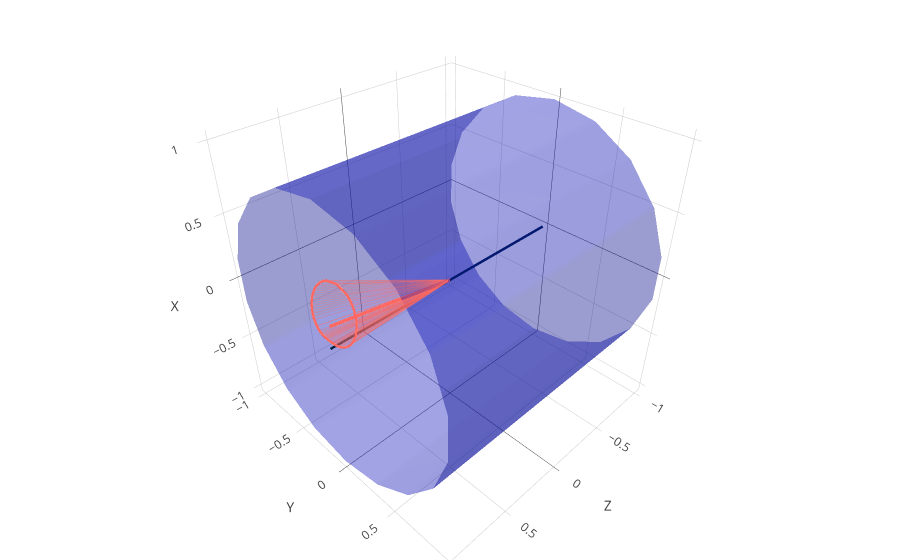

Notebook code for this chart:
### Markdown cell above
Show a particular choice of $\phi$, $\eta$, and $\Delta R$, which renders in the nbviewer.

### Code cell
show_jet(0, 2.5, 1.0)

### Figure 1 — Plotly figure (JSON) as saved in the notebook; plotly's stock layout.template omitted (floating-point values rounded to 4 significant figures)
{"data": [{"line": {"color": "rgb(0,33,71)", "width": 5}, "mode": "lines", "showlegend": false, "type": "scatter3d", "x": [-1, 1], "y": [0, 0], "z": [0, 0]}, {"opacity": 0.4, "showscale": false, "surfacecolor": [1, 1], "type": "surface", "x": [[-1, -1, -1, -1, -1, -1, -1, -1, -1, -1], [1, 1, 1, 1, 1, 1, 1, 1, 1, 1]], "y": [[0, 0.342, 0.6428, 0.866, 0.9848, 0.9848, 0.866, 0.6428, 0.342, 0], [0, 0.342, 0.6428, 0.866, 0.9848, 0.9848, 0.866, 0.6428, 0.342, 0]], "z": [[-1, -0.9397, -0.766, -0.5, -0.1736, 0.1736, 0.5, 0.766, 0.9397, 1], [-1, -0.9397, -0.766, -0.5, -0.1736, 0.1736, 0.5, 0.766, 0.9397, 1]]}, {"opacity": 0.4, "showscale": false, "surfacecolor": [1, 1], "type": "surface", "x": [[-1, -1, -1, -1, -1, -1, -1, -1, -1, -1], [1, 1, 1, 1, 1, 1, 1, 1, 1, 1]], "y": [[0, -0.342, -0.6428, -0.866, -0.9848, -0.9848, -0.866, -0.6428, -0.342, 0], [0, -0.342, -0.6428, -0.866, -0.9848, -0.9848, -0.866, -0.6428, -0.342, 0]], "z": [[-1, -0.9397, -0.766, -0.5, -0.1736, 0.1736, 0.5, 0.766, 0.9397, 1], [-1, -0.9397, -0.766, -0.5, -0.1736, 0.1736, 0.5, 0.766, 0.9397, 1]]}, {"line": {"color": "rgb(255, 105, 97)", "width": 7}, "mode": "lines", "showlegend": false, "type": "scatter3d", "x": [0, 0.9866], "y": [0, 0], "z": [0, 0.1631]}, {"line": {"color": "rgb(255, 105, 97)", "width": 5}, "mode": "lines", "showlegend": false, "type": "scatter3d", "x": [0.9982, 0.9981, 0.998, 0.9979, 0.9977, 0.9976, 0.9974, 0.9973, 0.9971, 0.9968, 0.9966, 0.9963, 0.996, 0.9956, 0.9952, 0.9946, 0.9939, 0.993, 0.9915, 0.9866, 0.9866, 0.9789, 0.9745, 0.9706, 0.9668, 0.9631, 0.9594, 0.9556, 0.9519, 0.948, 0.9441, 0.9401, 0.9361, 0.9319, 0.9277, 0.9234, 0.919, 0.9145, 0.9099, 0.9051, 0.9051, 0.9099, 0.9145, 0.919, 0.9234, 0.9277, 0.9319, 0.9361, 0.9401, 0.9441, 0.948, 0.9519, 0.9556, 0.9594, 0.9631, 0.9668, 0.9706, 0.9745, 0.9789, 0.9866, 0.9866, 0.9915, 0.993, 0.9939, 0.9946, 0.9952, 0.9956, 0.996, 0.9963, 0.9966, 0.9968, 0.9971, 0.9973, 0.9974, 0.9976, 0.9977, 0.9979, 0.998, 0.9981, 0.9982], "y": [0, 0.01409, 0.0203, 0.02535, 0.02987, 0.03411, 0.0382, 0.04224, 0.04629, 0.0504, 0.05464, 0.05906, 0.06373, 0.06874, 0.07421, 0.08032, 0.08736, 0.09592, 0.1074, 0.1372, 0.1372, 0.1689, 0.1818, 0.1911, 0.1983, 0.2037, 0.2076, 0.2102, 0.2114, 0.2112, 0.2094, 0.206, 0.2007, 0.1932, 0.1832, 0.17, 0.1526, 0.129, 0.09436, 0, 0, -0.09436, -0.129, -0.1526, -0.17, -0.1832, -0.1932, -0.2007, -0.206, -0.2094, -0.2112, -0.2114, -0.2102, -0.2076, -0.2037, -0.1983, -0.1911, -0.1818, -0.1689, -0.1372, -0.1372, -0.1074, -0.09592, -0.08736, -0.08032, -0.07421, -0.06874, -0.06373, -0.05906, -0.05464, -0.0504, -0.04629, -0.04224, -0.0382, -0.03411, -0.02987, -0.02535, -0.0203, -0.01409, 0], "z": [0.06034, 0.06034, 0.06036, 0.0604, 0.06046, 0.06055, 0.06067, 0.06083, 0.06103, 0.06129, 0.06161, 0.06202, 0.06255, 0.06322, 0.06409, 0.06525, 0.06685, 0.06919, 0.07311, 0.08811, 0.08811, 0.1149, 0.1312, 0.1463, 0.1611, 0.1759, 0.191, 0.2063, 0.222, 0.2381, 0.2546, 0.2716, 0.289, 0.3069, 0.3253, 0.3442, 0.3636, 0.3836, 0.4041, 0.4251, 0.4251, 0.4041, 0.3836, 0.3636, 0.3442, 0.3253, 0.3069, 0.289, 0.2716, 0.2546, 0.2381, 0.222, 0.2063, 0.191, 0.1759, 0.1611, 0.1463, 0.1312, 0.1149, 0.08811, 0.08811, 0.07311, 0.06919, 0.06685, 0.06525, 0.06409, 0.06322, 0.06255, 0.06202, 0.06161, 0.06129, 0.06103, 0.06083, 0.06067, 0.06055, 0.06046, 0.0604, 0.06036, 0.06034, 0.06034]}, {"line": {"color": "rgb(255, 105, 97)"}, "mode": "lines", "opacity": 0.3, "showlegend": false, "type": "scatter3d", "x": [0, 0.9982], "y": [0, 0], "z": [0, 0.06034]}, {"line": {"color": "rgb(255, 105, 97)"}, "mode": "lines", "opacity": 0.3, "showlegend": false, "type": "scatter3d", "x": [0, 0.9981], "y": [0, 0.01409], "z": [0, 0.06034]}, {"line": {"color": "rgb(255, 105, 97)"}, "mode": "lines", "opacity": 0.3, "showlegend": false, "type": "scatter3d", "x": [0, 0.998], "y": [0, 0.0203], "z": [0, 0.06036]}, {"line": {"color": "rgb(255, 105, 97)"}, "mode": "lines", "opacity": 0.3, "showlegend": false, "type": "scatter3d", "x": [0, 0.9979], "y": [0, 0.02535], "z": [0, 0.0604]}, {"line": {"color": "rgb(255, 105, 97)"}, "mode": "lines", "opacity": 0.3, "showlegend": false, "type": "scatter3d", "x": [0, 0.9977], "y": [0, 0.02987], "z": [0, 0.06046]}, {"line": {"color": "rgb(255, 105, 97)"}, "mode": "lines", "opacity": 0.3, "showlegend": false, "type": "scatter3d", "x": [0, 0.9976], "y": [0, 0.03411], "z": [0, 0.06055]}, {"line": {"color": "rgb(255, 105, 97)"}, "mode": "lines", "opacity": 0.3, "showlegend": false, "type": "scatter3d", "x": [0, 0.9974], "y": [0, 0.0382], "z": [0, 0.06067]}, {"line": {"color": "rgb(255, 105, 97)"}, "mode": "lines", "opacity": 0.3, "showlegend": false, "type": "scatter3d", "x": [0, 0.9973], "y": [0, 0.04224], "z": [0, 0.06083]}, {"line": {"color": "rgb(255, 105, 97)"}, "mode": "lines", "opacity": 0.3, "showlegend": false, "type": "scatter3d", "x": [0, 0.9971], "y": [0, 0.04629], "z": [0, 0.06103]}, {"line": {"color": "rgb(255, 105, 97)"}, "mode": "lines", "opacity": 0.3, "showlegend": false, "type": "scatter3d", "x": [0, 0.9968], "y": [0, 0.0504], "z": [0, 0.06129]}, {"line": {"color": "rgb(255, 105, 97)"}, "mode": "lines", "opacity": 0.3, "showlegend": false, "type": "scatter3d", "x": [0, 0.9966], "y": [0, 0.05464], "z": [0, 0.06161]}, {"line": {"color": "rgb(255, 105, 97)"}, "mode": "lines", "opacity": 0.3, "showlegend": false, "type": "scatter3d", "x": [0, 0.9963], "y": [0, 0.05906], "z": [0, 0.06202]}, {"line": {"color": "rgb(255, 105, 97)"}, "mode": "lines", "opacity": 0.3, "showlegend": false, "type": "scatter3d", "x": [0, 0.996], "y": [0, 0.06373], "z": [0, 0.06255]}, {"line": {"color": "rgb(255, 105, 97)"}, "mode": "lines", "opacity": 0.3, "showlegend": false, "type": "scatter3d", "x": [0, 0.9956], "y": [0, 0.06874], "z": [0, 0.06322]}, {"line": {"color": "rgb(255, 105, 97)"}, "mode": "lines", "opacity": 0.3, "showlegend": false, "type": "scatter3d", "x": [0, 0.9952], "y": [0, 0.07421], "z": [0, 0.06409]}, {"line": {"color": "rgb(255, 105, 97)"}, "mode": "lines", "opacity": 0.3, "showlegend": false, "type": "scatter3d", "x": [0, 0.9946], "y": [0, 0.08032], "z": [0, 0.06525]}, {"line": {"color": "rgb(255, 105, 97)"}, "mode": "lines", "opacity": 0.3, "showlegend": false, "type": "scatter3d", "x": [0, 0.9939], "y": [0, 0.08736], "z": [0, 0.06685]}, {"line": {"color": "rgb(255, 105, 97)"}, "mode": "lines", "opacity": 0.3, "showlegend": false, "type": "scatter3d", "x": [0, 0.993], "y": [0, 0.09592], "z": [0, 0.06919]}, {"line": {"color": "rgb(255, 105, 97)"}, "mode": "lines", "opacity": 0.3, "showlegend": false, "type": "scatter3d", "x": [0, 0.9915], "y": [0, 0.1074], "z": [0, 0.07311]}, {"line": {"color": "rgb(255, 105, 97)"}, "mode": "lines", "opacity": 0.3, "showlegend": false, "type": "scatter3d", "x": [0, 0.9866], "y": [0, 0.1372], "z": [0, 0.08811]}, {"line": {"color": "rgb(255, 105, 97)"}, "mode": "lines", "opacity": 0.3, "showlegend": false, "type": "scatter3d", "x": [0, 0.9866], "y": [0, 0.1372], "z": [0, 0.08811]}, {"line": {"color": "rgb(255, 105, 97)"}, "mode": "lines", "opacity": 0.3, "showlegend": false, "type": "scatter3d", "x": [0, 0.9789], "y": [0, 0.1689], "z": [0, 0.1149]}, {"line": {"color": "rgb(255, 105, 97)"}, "mode": "lines", "opacity": 0.3, "showlegend": false, "type": "scatter3d", "x": [0, 0.9745], "y": [0, 0.1818], "z": [0, 0.1312]}, {"line": {"color": "rgb(255, 105, 97)"}, "mode": "lines", "opacity": 0.3, "showlegend": false, "type": "scatter3d", "x": [0, 0.9706], "y": [0, 0.1911], "z": [0, 0.1463]}, {"line": {"color": "rgb(255, 105, 97)"}, "mode": "lines", "opacity": 0.3, "showlegend": false, "type": "scatter3d", "x": [0, 0.9668], "y": [0, 0.1983], "z": [0, 0.1611]}, {"line": {"color": "rgb(255, 105, 97)"}, "mode": "lines", "opacity": 0.3, "showlegend": false, "type": "scatter3d", "x": [0, 0.9631], "y": [0, 0.2037], "z": [0, 0.1759]}, {"line": {"color": "rgb(255, 105, 97)"}, "mode": "lines", "opacity": 0.3, "showlegend": false, "type": "scatter3d", "x": [0, 0.9594], "y": [0, 0.2076], "z": [0, 0.191]}, {"line": {"color": "rgb(255, 105, 97)"}, "mode": "lines", "opacity": 0.3, "showlegend": false, "type": "scatter3d", "x": [0, 0.9556], "y": [0, 0.2102], "z": [0, 0.2063]}, {"line": {"color": "rgb(255, 105, 97)"}, "mode": "lines", "opacity": 0.3, "showlegend": false, "type": "scatter3d", "x": [0, 0.9519], "y": [0, 0.2114], "z": [0, 0.222]}, {"line": {"color": "rgb(255, 105, 97)"}, "mode": "lines", "opacity": 0.3, "showlegend": false, "type": "scatter3d", "x": [0, 0.948], "y": [0, 0.2112], "z": [0, 0.2381]}, {"line": {"color": "rgb(255, 105, 97)"}, "mode": "lines", "opacity": 0.3, "showlegend": false, "type": "scatter3d", "x": [0, 0.9441], "y": [0, 0.2094], "z": [0, 0.2546]}, {"line": {"color": "rgb(255, 105, 97)"}, "mode": "lines", "opacity": 0.3, "showlegend": false, "type": "scatter3d", "x": [0, 0.9401], "y": [0, 0.206], "z": [0, 0.2716]}, {"line": {"color": "rgb(255, 105, 97)"}, "mode": "lines", "opacity": 0.3, "showlegend": false, "type": "scatter3d", "x": [0, 0.9361], "y": [0, 0.2007], "z": [0, 0.289]}, {"line": {"color": "rgb(255, 105, 97)"}, "mode": "lines", "opacity": 0.3, "showlegend": false, "type": "scatter3d", "x": [0, 0.9319], "y": [0, 0.1932], "z": [0, 0.3069]}, {"line": {"color": "rgb(255, 105, 97)"}, "mode": "lines", "opacity": 0.3, "showlegend": false, "type": "scatter3d", "x": [0, 0.9277], "y": [0, 0.1832], "z": [0, 0.3253]}, {"line": {"color": "rgb(255, 105, 97)"}, "mode": "lines", "opacity": 0.3, "showlegend": false, "type": "scatter3d", "x": [0, 0.9234], "y": [0, 0.17], "z": [0, 0.3442]}, {"line": {"color": "rgb(255, 105, 97)"}, "mode": "lines", "opacity": 0.3, "showlegend": false, "type": "scatter3d", "x": [0, 0.919], "y": [0, 0.1526], "z": [0, 0.3636]}, {"line": {"color": "rgb(255, 105, 97)"}, "mode": "lines", "opacity": 0.3, "showlegend": false, "type": "scatter3d", "x": [0, 0.9145], "y": [0, 0.129], "z": [0, 0.3836]}, {"line": {"color": "rgb(255, 105, 97)"}, "mode": "lines", "opacity": 0.3, "showlegend": false, "type": "scatter3d", "x": [0, 0.9099], "y": [0, 0.09436], "z": [0, 0.4041]}, {"line": {"color": "rgb(255, 105, 97)"}, "mode": "lines", "opacity": 0.3, "showlegend": false, "type": "scatter3d", "x": [0, 0.9051], "y": [0, 0], "z": [0, 0.4251]}, {"line": {"color": "rgb(255, 105, 97)"}, "mode": "lines", "opacity": 0.3, "showlegend": false, "type": "scatter3d", "x": [0, 0.9051], "y": [0, 0], "z": [0, 0.4251]}, {"line": {"color": "rgb(255, 105, 97)"}, "mode": "lines", "opacity": 0.3, "showlegend": false, "type": "scatter3d", "x": [0, 0.9099], "y": [0, -0.09436], "z": [0, 0.4041]}, {"line": {"color": "rgb(255, 105, 97)"}, "mode": "lines", "opacity": 0.3, "showlegend": false, "type": "scatter3d", "x": [0, 0.9145], "y": [0, -0.129], "z": [0, 0.3836]}, {"line": {"color": "rgb(255, 105, 97)"}, "mode": "lines", "opacity": 0.3, "showlegend": false, "type": "scatter3d", "x": [0, 0.919], "y": [0, -0.1526], "z": [0, 0.3636]}, {"line": {"color": "rgb(255, 105, 97)"}, "mode": "lines", "opacity": 0.3, "showlegend": false, "type": "scatter3d", "x": [0, 0.9234], "y": [0, -0.17], "z": [0, 0.3442]}, {"line": {"color": "rgb(255, 105, 97)"}, "mode": "lines", "opacity": 0.3, "showlegend": false, "type": "scatter3d", "x": [0, 0.9277], "y": [0, -0.1832], "z": [0, 0.3253]}, {"line": {"color": "rgb(255, 105, 97)"}, "mode": "lines", "opacity": 0.3, "showlegend": false, "type": "scatter3d", "x": [0, 0.9319], "y": [0, -0.1932], "z": [0, 0.3069]}, {"line": {"color": "rgb(255, 105, 97)"}, "mode": "lines", "opacity": 0.3, "showlegend": false, "type": "scatter3d", "x": [0, 0.9361], "y": [0, -0.2007], "z": [0, 0.289]}, {"line": {"color": "rgb(255, 105, 97)"}, "mode": "lines", "opacity": 0.3, "showlegend": false, "type": "scatter3d", "x": [0, 0.9401], "y": [0, -0.206], "z": [0, 0.2716]}, {"line": {"color": "rgb(255, 105, 97)"}, "mode": "lines", "opacity": 0.3, "showlegend": false, "type": "scatter3d", "x": [0, 0.9441], "y": [0, -0.2094], "z": [0, 0.2546]}, {"line": {"color": "rgb(255, 105, 97)"}, "mode": "lines", "opacity": 0.3, "showlegend": false, "type": "scatter3d", "x": [0, 0.948], "y": [0, -0.2112], "z": [0, 0.2381]}, {"line": {"color": "rgb(255, 105, 97)"}, "mode": "lines", "opacity": 0.3, "showlegend": false, "type": "scatter3d", "x": [0, 0.9519], "y": [0, -0.2114], "z": [0, 0.222]}, {"line": {"color": "rgb(255, 105, 97)"}, "mode": "lines", "opacity": 0.3, "showlegend": false, "type": "scatter3d", "x": [0, 0.9556], "y": [0, -0.2102], "z": [0, 0.2063]}, {"line": {"color": "rgb(255, 105, 97)"}, "mode": "lines", "opacity": 0.3, "showlegend": false, "type": "scatter3d", "x": [0, 0.9594], "y": [0, -0.2076], "z": [0, 0.191]}, {"line": {"color": "rgb(255, 105, 97)"}, "mode": "lines", "opacity": 0.3, "showlegend": false, "type": "scatter3d", "x": [0, 0.9631], "y": [0, -0.2037], "z": [0, 0.1759]}, {"line": {"color": "rgb(255, 105, 97)"}, "mode": "lines", "opacity": 0.3, "showlegend": false, "type": "scatter3d", "x": [0, 0.9668], "y": [0, -0.1983], "z": [0, 0.1611]}, {"line": {"color": "rgb(255, 105, 97)"}, "mode": "lines", "opacity": 0.3, "showlegend": false, "type": "scatter3d", "x": [0, 0.9706], "y": [0, -0.1911], "z": [0, 0.1463]}, {"line": {"color": "rgb(255, 105, 97)"}, "mode": "lines", "opacity": 0.3, "showlegend": false, "type": "scatter3d", "x": [0, 0.9745], "y": [0, -0.1818], "z": [0, 0.1312]}, {"line": {"color": "rgb(255, 105, 97)"}, "mode": "lines", "opacity": 0.3, "showlegend": false, "type": "scatter3d", "x": [0, 0.9789], "y": [0, -0.1689], "z": [0, 0.1149]}, {"line": {"color": "rgb(255, 105, 97)"}, "mode": "lines", "opacity": 0.3, "showlegend": false, "type": "scatter3d", "x": [0, 0.9866], "y": [0, -0.1372], "z": [0, 0.08811]}, {"line": {"color": "rgb(255, 105, 97)"}, "mode": "lines", "opacity": 0.3, "showlegend": false, "type": "scatter3d", "x": [0, 0.9866], "y": [0, -0.1372], "z": [0, 0.08811]}, {"line": {"color": "rgb(255, 105, 97)"}, "mode": "lines", "opacity": 0.3, "showlegend": false, "type": "scatter3d", "x": [0, 0.9915], "y": [0, -0.1074], "z": [0, 0.07311]}, {"line": {"color": "rgb(255, 105, 97)"}, "mode": "lines", "opacity": 0.3, "showlegend": false, "type": "scatter3d", "x": [0, 0.993], "y": [0, -0.09592], "z": [0, 0.06919]}, {"line": {"color": "rgb(255, 105, 97)"}, "mode": "lines", "opacity": 0.3, "showlegend": false, "type": "scatter3d", "x": [0, 0.9939], "y": [0, -0.08736], "z": [0, 0.06685]}, {"line": {"color": "rgb(255, 105, 97)"}, "mode": "lines", "opacity": 0.3, "showlegend": false, "type": "scatter3d", "x": [0, 0.9946], "y": [0, -0.08032], "z": [0, 0.06525]}, {"line": {"color": "rgb(255, 105, 97)"}, "mode": "lines", "opacity": 0.3, "showlegend": false, "type": "scatter3d", "x": [0, 0.9952], "y": [0, -0.07421], "z": [0, 0.06409]}, {"line": {"color": "rgb(255, 105, 97)"}, "mode": "lines", "opacity": 0.3, "showlegend": false, "type": "scatter3d", "x": [0, 0.9956], "y": [0, -0.06874], "z": [0, 0.06322]}, {"line": {"color": "rgb(255, 105, 97)"}, "mode": "lines", "opacity": 0.3, "showlegend": false, "type": "scatter3d", "x": [0, 0.996], "y": [0, -0.06373], "z": [0, 0.06255]}, {"line": {"color": "rgb(255, 105, 97)"}, "mode": "lines", "opacity": 0.3, "showlegend": false, "type": "scatter3d", "x": [0, 0.9963], "y": [0, -0.05906], "z": [0, 0.06202]}, {"line": {"color": "rgb(255, 105, 97)"}, "mode": "lines", "opacity": 0.3, "showlegend": false, "type": "scatter3d", "x": [0, 0.9966], "y": [0, -0.05464], "z": [0, 0.06161]}, {"line": {"color": "rgb(255, 105, 97)"}, "mode": "lines", "opacity": 0.3, "showlegend": false, "type": "scatter3d", "x": [0, 0.9968], "y": [0, -0.0504], "z": [0, 0.06129]}, {"line": {"color": "rgb(255, 105, 97)"}, "mode": "lines", "opacity": 0.3, "showlegend": false, "type": "scatter3d", "x": [0, 0.9971], "y": [0, -0.04629], "z": [0, 0.06103]}, {"line": {"color": "rgb(255, 105, 97)"}, "mode": "lines", "opacity": 0.3, "showlegend": false, "type": "scatter3d", "x": [0, 0.9973], "y": [0, -0.04224], "z": [0, 0.06083]}, {"line": {"color": "rgb(255, 105, 97)"}, "mode": "lines", "opacity": 0.3, "showlegend": false, "type": "scatter3d", "x": [0, 0.9974], "y": [0, -0.0382], "z": [0, 0.06067]}, {"line": {"color": "rgb(255, 105, 97)"}, "mode": "lines", "opacity": 0.3, "showlegend": false, "type": "scatter3d", "x": [0, 0.9976], "y": [0, -0.03411], "z": [0, 0.06055]}, {"line": {"color": "rgb(255, 105, 97)"}, "mode": "lines", "opacity": 0.3, "showlegend": false, "type": "scatter3d", "x": [0, 0.9977], "y": [0, -0.02987], "z": [0, 0.06046]}, {"line": {"color": "rgb(255, 105, 97)"}, "mode": "lines", "opacity": 0.3, "showlegend": false, "type": "scatter3d", "x": [0, 0.9979], "y": [0, -0.02535], "z": [0, 0.0604]}, {"line": {"color": "rgb(255, 105, 97)"}, "mode": "lines", "opacity": 0.3, "showlegend": false, "type": "scatter3d", "x": [0, 0.998], "y": [0, -0.0203], "z": [0, 0.06036]}, {"line": {"color": "rgb(255, 105, 97)"}, "mode": "lines", "opacity": 0.3, "showlegend": false, "type": "scatter3d", "x": [0, 0.9981], "y": [0, -0.01409], "z": [0, 0.06034]}, {"line": {"color": "rgb(255, 105, 97)"}, "mode": "lines", "opacity": 0.3, "showlegend": false, "type": "scatter3d", "x": [0, 0.9982], "y": [0, 0], "z": [0, 0.06034]}], "layout": {"margin": {"b": 0, "l": 0, "r": 0, "t": 0}, "scene": {"xaxis": {"title": "Z"}, "yaxis": {"title": "Y"}, "zaxis": {"title": "X"}}}}
